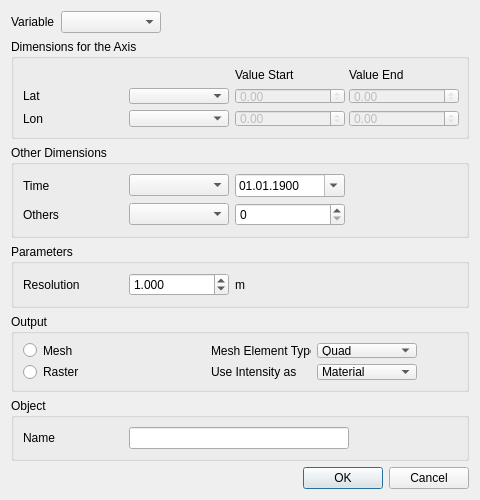
<?xml version="1.0" encoding="UTF-8"?>
<ui version="4.0">
 <class>NetCdfConfigure</class>
 <widget class="QDialog" name="NetCdfConfigure">
  <property name="geometry">
   <rect>
    <x>0</x>
    <y>0</y>
    <width>480</width>
    <height>500</height>
   </rect>
  </property>
  <property name="cursor">
   <cursorShape>SizeAllCursor</cursorShape>
  </property>
  <property name="windowTitle">
   <string>Dialog</string>
  </property>
  <layout class="QGridLayout" name="gridLayout_3">
   <item row="0" column="0">
    <widget class="QLabel" name="label">
     <property name="text">
      <string>Variable</string>
     </property>
    </widget>
   </item>
   <item row="0" column="1">
    <widget class="QComboBox" name="comboBoxVariable">
     <property name="minimumSize">
      <size>
       <width>100</width>
       <height>0</height>
      </size>
     </property>
    </widget>
   </item>
   <item row="1" column="0" colspan="3">
    <widget class="QGroupBox" name="groupBoxDimensions">
     <property name="minimumSize">
      <size>
       <width>450</width>
       <height>100</height>
      </size>
     </property>
     <property name="title">
      <string>Dimensions for the Axis</string>
     </property>
     <layout class="QGridLayout" name="gridLayout">
      <item row="1" column="3">
       <widget class="QDoubleSpinBox" name="doubleSpinBoxDim1End">
        <property name="enabled">
         <bool>false</bool>
        </property>
        <property name="minimumSize">
         <size>
          <width>110</width>
          <height>0</height>
         </size>
        </property>
        <property name="maximumSize">
         <size>
          <width>110</width>
          <height>16777215</height>
         </size>
        </property>
        <property name="wrapping">
         <bool>false</bool>
        </property>
        <property name="frame">
         <bool>true</bool>
        </property>
        <property name="readOnly">
         <bool>true</bool>
        </property>
        <property name="accelerated">
         <bool>false</bool>
        </property>
        <property name="maximum">
         <double>10000000.000000000000000</double>
        </property>
       </widget>
      </item>
      <item row="1" column="2">
       <widget class="QDoubleSpinBox" name="doubleSpinBoxDim1Start">
        <property name="enabled">
         <bool>false</bool>
        </property>
        <property name="minimumSize">
         <size>
          <width>110</width>
          <height>0</height>
         </size>
        </property>
        <property name="maximumSize">
         <size>
          <width>100</width>
          <height>16777215</height>
         </size>
        </property>
        <property name="readOnly">
         <bool>true</bool>
        </property>
        <property name="maximum">
         <double>10000000.000000000000000</double>
        </property>
       </widget>
      </item>
      <item row="2" column="2">
       <widget class="QDoubleSpinBox" name="doubleSpinBoxDim2Start">
        <property name="enabled">
         <bool>false</bool>
        </property>
        <property name="minimumSize">
         <size>
          <width>110</width>
          <height>0</height>
         </size>
        </property>
        <property name="readOnly">
         <bool>true</bool>
        </property>
        <property name="maximum">
         <double>10000000.000000000000000</double>
        </property>
       </widget>
      </item>
      <item row="2" column="3">
       <widget class="QDoubleSpinBox" name="doubleSpinBoxDim2End">
        <property name="enabled">
         <bool>false</bool>
        </property>
        <property name="minimumSize">
         <size>
          <width>110</width>
          <height>0</height>
         </size>
        </property>
        <property name="maximumSize">
         <size>
          <width>110</width>
          <height>16777215</height>
         </size>
        </property>
        <property name="font">
         <font>
          <italic>false</italic>
         </font>
        </property>
        <property name="readOnly">
         <bool>true</bool>
        </property>
        <property name="maximum">
         <double>10000000.000000000000000</double>
        </property>
       </widget>
      </item>
      <item row="0" column="2">
       <widget class="QLabel" name="label_6">
        <property name="text">
         <string>Value Start</string>
        </property>
       </widget>
      </item>
      <item row="0" column="3">
       <widget class="QLabel" name="label_7">
        <property name="text">
         <string>Value End</string>
        </property>
       </widget>
      </item>
      <item row="1" column="1">
       <widget class="QComboBox" name="comboBoxDim1">
        <property name="minimumSize">
         <size>
          <width>100</width>
          <height>0</height>
         </size>
        </property>
        <property name="maximumSize">
         <size>
          <width>100</width>
          <height>16777215</height>
         </size>
        </property>
       </widget>
      </item>
      <item row="2" column="1">
       <widget class="QComboBox" name="comboBoxDim2">
        <property name="minimumSize">
         <size>
          <width>80</width>
          <height>0</height>
         </size>
        </property>
       </widget>
      </item>
      <item row="1" column="0">
       <widget class="QLabel" name="label_4">
        <property name="minimumSize">
         <size>
          <width>100</width>
          <height>0</height>
         </size>
        </property>
        <property name="maximumSize">
         <size>
          <width>100</width>
          <height>16777215</height>
         </size>
        </property>
        <property name="text">
         <string>Lat</string>
        </property>
       </widget>
      </item>
      <item row="2" column="0">
       <widget class="QLabel" name="label_8">
        <property name="minimumSize">
         <size>
          <width>100</width>
          <height>0</height>
         </size>
        </property>
        <property name="maximumSize">
         <size>
          <width>100</width>
          <height>16777215</height>
         </size>
        </property>
        <property name="text">
         <string>Lon</string>
        </property>
       </widget>
      </item>
     </layout>
    </widget>
   </item>
   <item row="8" column="2">
    <widget class="QDialogButtonBox" name="buttonBox">
     <property name="layoutDirection">
      <enum>Qt::LeftToRight</enum>
     </property>
     <property name="orientation">
      <enum>Qt::Horizontal</enum>
     </property>
     <property name="standardButtons">
      <set>QDialogButtonBox::Cancel|QDialogButtonBox::Ok</set>
     </property>
    </widget>
   </item>
   <item row="8" column="0" colspan="2">
    <spacer name="horizontalSpacer_3">
     <property name="orientation">
      <enum>Qt::Horizontal</enum>
     </property>
     <property name="sizeHint" stdset="0">
      <size>
       <width>40</width>
       <height>20</height>
      </size>
     </property>
    </spacer>
   </item>
   <item row="0" column="2">
    <spacer name="horizontalSpacer_4">
     <property name="orientation">
      <enum>Qt::Horizontal</enum>
     </property>
     <property name="sizeHint" stdset="0">
      <size>
       <width>40</width>
       <height>20</height>
      </size>
     </property>
    </spacer>
   </item>
   <item row="2" column="0" colspan="3">
    <widget class="QGroupBox" name="groupBox">
     <property name="minimumSize">
      <size>
       <width>450</width>
       <height>0</height>
      </size>
     </property>
     <property name="title">
      <string>Other Dimensions</string>
     </property>
     <layout class="QGridLayout" name="gridLayout_4">
      <item row="0" column="0">
       <widget class="QLabel" name="label_9">
        <property name="minimumSize">
         <size>
          <width>100</width>
          <height>0</height>
         </size>
        </property>
        <property name="maximumSize">
         <size>
          <width>100</width>
          <height>16777215</height>
         </size>
        </property>
        <property name="text">
         <string>Time</string>
        </property>
       </widget>
      </item>
      <item row="3" column="0">
       <widget class="QLabel" name="label_10">
        <property name="minimumSize">
         <size>
          <width>100</width>
          <height>0</height>
         </size>
        </property>
        <property name="maximumSize">
         <size>
          <width>100</width>
          <height>16777215</height>
         </size>
        </property>
        <property name="text">
         <string>Others</string>
        </property>
       </widget>
      </item>
      <item row="0" column="1">
       <widget class="QComboBox" name="comboBoxDim3">
        <property name="minimumSize">
         <size>
          <width>100</width>
          <height>0</height>
         </size>
        </property>
        <property name="maximumSize">
         <size>
          <width>80</width>
          <height>16777215</height>
         </size>
        </property>
       </widget>
      </item>
      <item row="3" column="1">
       <widget class="QComboBox" name="comboBoxDim4">
        <property name="enabled">
         <bool>true</bool>
        </property>
        <property name="minimumSize">
         <size>
          <width>80</width>
          <height>0</height>
         </size>
        </property>
       </widget>
      </item>
      <item row="3" column="2">
       <widget class="QSpinBox" name="spinBoxDim4">
        <property name="minimumSize">
         <size>
          <width>110</width>
          <height>0</height>
         </size>
        </property>
        <property name="maximumSize">
         <size>
          <width>110</width>
          <height>16777215</height>
         </size>
        </property>
       </widget>
      </item>
      <item row="0" column="2">
       <widget class="QDateTimeEdit" name="dateTimeEditDim3">
        <property name="minimumSize">
         <size>
          <width>110</width>
          <height>0</height>
         </size>
        </property>
        <property name="maximumSize">
         <size>
          <width>110</width>
          <height>16777215</height>
         </size>
        </property>
        <property name="autoFillBackground">
         <bool>false</bool>
        </property>
        <property name="dateTime">
         <datetime>
          <hour>0</hour>
          <minute>0</minute>
          <second>0</second>
          <year>1900</year>
          <month>1</month>
          <day>1</day>
         </datetime>
        </property>
        <property name="date">
         <date>
          <year>1900</year>
          <month>1</month>
          <day>1</day>
         </date>
        </property>
        <property name="maximumDateTime">
         <datetime>
          <hour>23</hour>
          <minute>59</minute>
          <second>59</second>
          <year>2200</year>
          <month>12</month>
          <day>31</day>
         </datetime>
        </property>
        <property name="minimumDateTime">
         <datetime>
          <hour>0</hour>
          <minute>0</minute>
          <second>0</second>
          <year>1900</year>
          <month>1</month>
          <day>1</day>
         </datetime>
        </property>
        <property name="displayFormat">
         <string>dd.MM.yyyy</string>
        </property>
        <property name="calendarPopup">
         <bool>true</bool>
        </property>
       </widget>
      </item>
      <item row="3" column="3">
       <spacer name="horizontalSpacer_8">
        <property name="orientation">
         <enum>Qt::Horizontal</enum>
        </property>
        <property name="sizeHint" stdset="0">
         <size>
          <width>40</width>
          <height>20</height>
         </size>
        </property>
       </spacer>
      </item>
      <item row="0" column="3">
       <spacer name="horizontalSpacer_5">
        <property name="orientation">
         <enum>Qt::Horizontal</enum>
        </property>
        <property name="sizeHint" stdset="0">
         <size>
          <width>40</width>
          <height>20</height>
         </size>
        </property>
       </spacer>
      </item>
     </layout>
    </widget>
   </item>
   <item row="3" column="0" colspan="3">
    <widget class="QGroupBox" name="groupBox_2">
     <property name="minimumSize">
      <size>
       <width>450</width>
       <height>0</height>
      </size>
     </property>
     <property name="title">
      <string>Parameters</string>
     </property>
     <layout class="QGridLayout" name="gridLayout_5">
      <item row="0" column="0">
       <widget class="QLabel" name="label_5">
        <property name="minimumSize">
         <size>
          <width>100</width>
          <height>0</height>
         </size>
        </property>
        <property name="maximumSize">
         <size>
          <width>100</width>
          <height>16777215</height>
         </size>
        </property>
        <property name="text">
         <string>Resolution</string>
        </property>
       </widget>
      </item>
      <item row="0" column="3">
       <spacer name="horizontalSpacer_9">
        <property name="orientation">
         <enum>Qt::Horizontal</enum>
        </property>
        <property name="sizeHint" stdset="0">
         <size>
          <width>40</width>
          <height>20</height>
         </size>
        </property>
       </spacer>
      </item>
      <item row="0" column="1">
       <widget class="QDoubleSpinBox" name="doubleSpinBoxResolution">
        <property name="minimumSize">
         <size>
          <width>100</width>
          <height>0</height>
         </size>
        </property>
        <property name="maximumSize">
         <size>
          <width>100</width>
          <height>16777215</height>
         </size>
        </property>
        <property name="decimals">
         <number>3</number>
        </property>
        <property name="minimum">
         <double>0.000000000000000</double>
        </property>
        <property name="maximum">
         <double>10000.000000000000000</double>
        </property>
        <property name="singleStep">
         <double>1.000000000000000</double>
        </property>
        <property name="value">
         <double>1.000000000000000</double>
        </property>
       </widget>
      </item>
      <item row="0" column="2">
       <widget class="QLabel" name="label_11">
        <property name="text">
         <string>m</string>
        </property>
       </widget>
      </item>
     </layout>
    </widget>
   </item>
   <item row="7" column="0" colspan="3">
    <widget class="QGroupBox" name="groupBox_3">
     <property name="title">
      <string>Object</string>
     </property>
     <layout class="QGridLayout" name="gridLayout_6">
      <item row="0" column="0">
       <widget class="QLabel" name="label_12">
        <property name="minimumSize">
         <size>
          <width>100</width>
          <height>0</height>
         </size>
        </property>
        <property name="text">
         <string>Name</string>
        </property>
       </widget>
      </item>
      <item row="0" column="1">
       <widget class="QLineEdit" name="lineEditName">
        <property name="minimumSize">
         <size>
          <width>220</width>
          <height>0</height>
         </size>
        </property>
        <property name="maximumSize">
         <size>
          <width>110</width>
          <height>16777215</height>
         </size>
        </property>
       </widget>
      </item>
      <item row="0" column="2">
       <spacer name="horizontalSpacer_6">
        <property name="orientation">
         <enum>Qt::Horizontal</enum>
        </property>
        <property name="sizeHint" stdset="0">
         <size>
          <width>40</width>
          <height>20</height>
         </size>
        </property>
       </spacer>
      </item>
     </layout>
    </widget>
   </item>
   <item row="4" column="0" colspan="3">
    <widget class="QGroupBox" name="groupBoxMesh">
     <property name="minimumSize">
      <size>
       <width>450</width>
       <height>50</height>
      </size>
     </property>
     <property name="title">
      <string>Output</string>
     </property>
     <layout class="QGridLayout" name="gridLayout_2">
      <item row="1" column="2">
       <widget class="QLabel" name="label_2">
        <property name="minimumSize">
         <size>
          <width>100</width>
          <height>0</height>
         </size>
        </property>
        <property name="maximumSize">
         <size>
          <width>100</width>
          <height>16777215</height>
         </size>
        </property>
        <property name="text">
         <string>Mesh Element Type</string>
        </property>
       </widget>
      </item>
      <item row="1" column="3">
       <widget class="QComboBox" name="comboBoxMeshElemType">
        <property name="minimumSize">
         <size>
          <width>100</width>
          <height>0</height>
         </size>
        </property>
        <item>
         <property name="text">
          <string>Quad</string>
         </property>
        </item>
        <item>
         <property name="text">
          <string>Triangle</string>
         </property>
        </item>
       </widget>
      </item>
      <item row="2" column="2">
       <widget class="QLabel" name="label_3">
        <property name="minimumSize">
         <size>
          <width>100</width>
          <height>0</height>
         </size>
        </property>
        <property name="maximumSize">
         <size>
          <width>100</width>
          <height>16777215</height>
         </size>
        </property>
        <property name="text">
         <string>Use Intensity as</string>
        </property>
       </widget>
      </item>
      <item row="2" column="3">
       <widget class="QComboBox" name="comboBoxUseIntensity">
        <item>
         <property name="text">
          <string>Material</string>
         </property>
        </item>
        <item>
         <property name="text">
          <string>Evelation</string>
         </property>
        </item>
       </widget>
      </item>
      <item row="1" column="0">
       <widget class="QRadioButton" name="radioMesh">
        <property name="text">
         <string>Mesh</string>
        </property>
       </widget>
      </item>
      <item row="2" column="0">
       <widget class="QRadioButton" name="radioImage">
        <property name="text">
         <string>Raster</string>
        </property>
       </widget>
      </item>
      <item row="1" column="1">
       <spacer name="horizontalSpacer">
        <property name="orientation">
         <enum>Qt::Horizontal</enum>
        </property>
        <property name="sizeType">
         <enum>QSizePolicy::Expanding</enum>
        </property>
        <property name="sizeHint" stdset="0">
         <size>
          <width>50</width>
          <height>20</height>
         </size>
        </property>
       </spacer>
      </item>
      <item row="2" column="1">
       <spacer name="horizontalSpacer_2">
        <property name="orientation">
         <enum>Qt::Horizontal</enum>
        </property>
        <property name="sizeType">
         <enum>QSizePolicy::Expanding</enum>
        </property>
        <property name="sizeHint" stdset="0">
         <size>
          <width>50</width>
          <height>20</height>
         </size>
        </property>
       </spacer>
      </item>
      <item row="1" column="4">
       <spacer name="horizontalSpacer_7">
        <property name="orientation">
         <enum>Qt::Horizontal</enum>
        </property>
        <property name="sizeType">
         <enum>QSizePolicy::Fixed</enum>
        </property>
        <property name="sizeHint" stdset="0">
         <size>
          <width>40</width>
          <height>20</height>
         </size>
        </property>
       </spacer>
      </item>
      <item row="2" column="4">
       <spacer name="horizontalSpacer_10">
        <property name="orientation">
         <enum>Qt::Horizontal</enum>
        </property>
        <property name="sizeType">
         <enum>QSizePolicy::Fixed</enum>
        </property>
        <property name="sizeHint" stdset="0">
         <size>
          <width>40</width>
          <height>20</height>
         </size>
        </property>
       </spacer>
      </item>
     </layout>
    </widget>
   </item>
  </layout>
 </widget>
 <resources/>
 <connections>
  <connection>
   <sender>buttonBox</sender>
   <signal>accepted()</signal>
   <receiver>NetCdfConfigure</receiver>
   <slot>accept()</slot>
   <hints>
    <hint type="sourcelabel">
     <x>248</x>
     <y>254</y>
    </hint>
    <hint type="destinationlabel">
     <x>157</x>
     <y>274</y>
    </hint>
   </hints>
  </connection>
  <connection>
   <sender>buttonBox</sender>
   <signal>rejected()</signal>
   <receiver>NetCdfConfigure</receiver>
   <slot>reject()</slot>
   <hints>
    <hint type="sourcelabel">
     <x>316</x>
     <y>260</y>
    </hint>
    <hint type="destinationlabel">
     <x>286</x>
     <y>274</y>
    </hint>
   </hints>
  </connection>
 </connections>
</ui>
